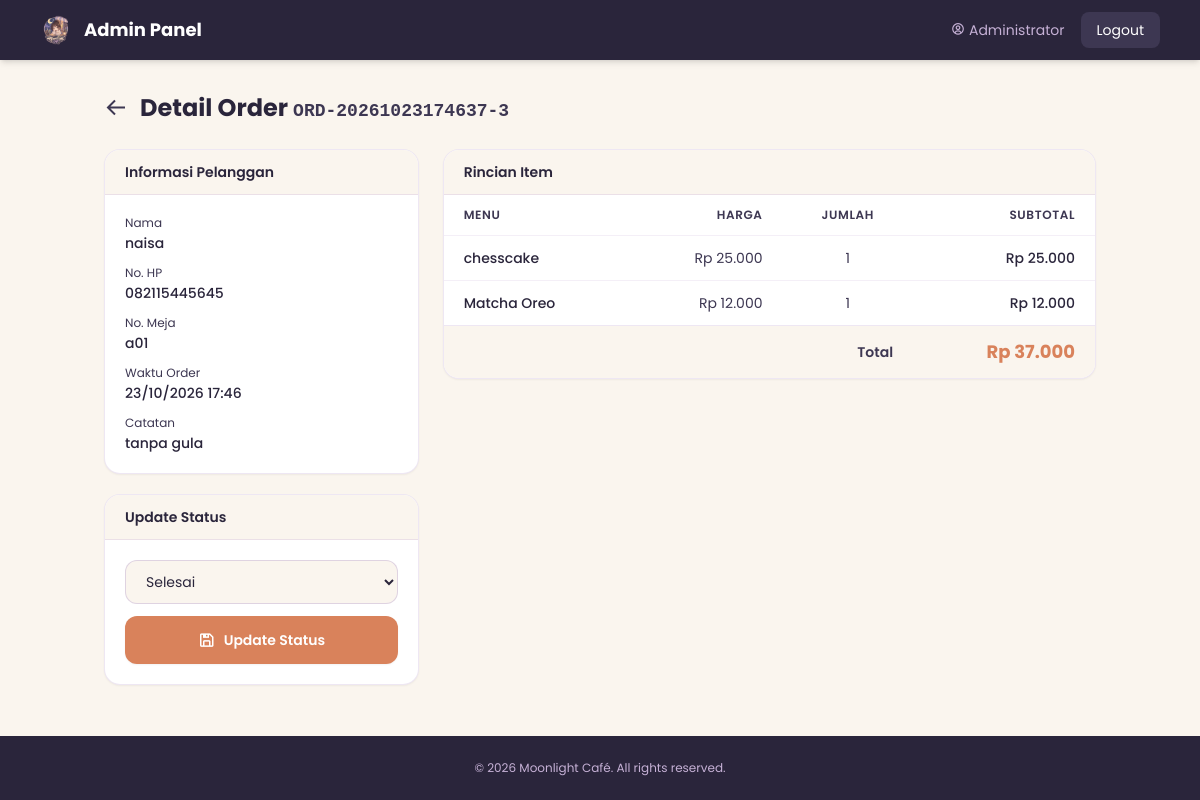
The page /admin/order_detail.php?id=1 (signed in) on the database its author committed.
### tables this page shows
CREATE TABLE `orders` (
  `id` int(11) NOT NULL,
  `kode_order` varchar(20) NOT NULL,
  `pelanggan_id` int(11) NOT NULL,
  `no_meja` varchar(10) NOT NULL,
  `total_harga` decimal(12,2) NOT NULL,
  `status` enum('pending','diproses','selesai','dibatalkan') DEFAULT 'pending',
  `catatan` text DEFAULT NULL,
  `waktu_order` datetime DEFAULT current_timestamp()
);

CREATE TABLE `pelanggan` (
  `id` int(11) NOT NULL,
  `nama` varchar(100) NOT NULL,
  `no_meja` varchar(10) NOT NULL,
  `no_hp` varchar(20) DEFAULT NULL,
  `waktu_datang` datetime DEFAULT current_timestamp()
);

CREATE TABLE `order_detail` (
  `id` int(11) NOT NULL,
  `order_id` int(11) NOT NULL,
  `menu_id` int(11) NOT NULL,
  `nama_menu` varchar(100) NOT NULL,
  `harga` decimal(10,2) NOT NULL,
  `jumlah` int(11) NOT NULL,
  `subtotal` decimal(12,2) NOT NULL
);

### config/koneksi.php (called while the page is built, shortened)
<?php
function rupiah($angka) {
    return "Rp " . number_format($angka, 0, ',', '.');
}
$base_url = "http://localhost/taking_order_canai/";
?>

### admin/order_detail.php (the view, shortened to what this page needs)
<?php
require_once '../config/koneksi.php';
$id = (int)$_GET['id'];
include '../includes/header.php';
$q = mysqli_query($koneksi, "SELECT o.*, p.nama, p.no_hp FROM orders o
                             JOIN pelanggan p ON o.pelanggan_id = p.id
                             WHERE o.id = $id");
$o = mysqli_fetch_assoc($q);
$qd = mysqli_query($koneksi, "SELECT * FROM order_detail WHERE order_id = $id");
?>
<nav class="bg-midnight text-white shadow-md">
    <div class="container mx-auto px-4 py-3 flex justify-between items-center max-w-6xl">
        <a class="text-lg font-bold flex items-center gap-3" href="<?= $base_url; ?>admin/dashboard.php">
            <img src="<?= $base_url; ?>assets/logo-brand.png" alt="Logo" class="h-8 w-auto object-contain">
            <span class="hidden sm:block">Admin Panel</span>
        </a>
        <div class="flex items-center gap-4">
            <span class="text-sm text-lavender hidden md:inline"><i class='bx bx-user-circle mr-1'></i><?= htmlspecialchars($_SESSION['admin_nama']); ?></span>
            <a href="logout.php" class="text-sm bg-slate hover:bg-wood px-4 py-2 rounded-lg transition">Logout</a>
        </div>
    </div>
</nav>
<div class="container mx-auto px-4 py-8 max-w-5xl flex-grow">
    <div class="mb-6 flex items-center gap-3">
        <a href="order.php" class="text-slate hover:text-midnight transition"><i class='bx bx-arrow-back text-2xl'></i></a>
        <h1 class="text-2xl font-bold text-midnight">Detail Order <span class="text-slate font-mono text-lg"><?= $o['kode_order']; ?></span></h1>
    </div>
    <div class="grid grid-cols-1 md:grid-cols-3 gap-6">
        <div class="md:col-span-1 space-y-5">
            <div class="bg-white rounded-2xl shadow-sm border border-lavender/30 overflow-hidden">
                <div class="bg-cream px-5 py-3 border-b border-lavender/30">
                    <h2 class="font-semibold text-midnight text-sm">Informasi Pelanggan</h2>
                </div>
                <div class="p-5 space-y-3 text-sm">
                    <div>
                        <span class="block text-xs text-slate mb-0.5">Nama</span>
                        <span class="font-medium text-midnight"><?= htmlspecialchars($o['nama']); ?></span>
                    </div>
                    <div>
                        <span class="block text-xs text-slate mb-0.5">No. HP</span>
                        <span class="font-medium text-midnight"><?= htmlspecialchars($o['no_hp'] ?: '-'); ?></span>
                    </div>
                    <div>
                        <span class="block text-xs text-slate mb-0.5">No. Meja</span>
                        <span class="font-medium text-midnight"><?= htmlspecialchars($o['no_meja']); ?></span>
                    </div>
                    <div>
                        <span class="block text-xs text-slate mb-0.5">Waktu Order</span>
                        <span class="font-medium text-midnight"><?= date('d/m/Y H:i', strtotime($o['waktu_order'])); ?></span>
                    </div>
                    <div>
                        <span class="block text-xs text-slate mb-0.5">Catatan</span>
                        <span class="font-medium text-midnight"><?= htmlspecialchars($o['catatan'] ?: '-'); ?></span>
                    </div>
                </div>
            </div>
            <div class="bg-white rounded-2xl shadow-sm border border-lavender/30 overflow-hidden">
                <div class="bg-cream px-5 py-3 border-b border-lavender/30">
                    <h2 class="font-semibold text-midnight text-sm">Update Status</h2>
                </div>
                <div class="p-5">
                    <form method="POST">
                        <select name="status" class="w-full px-4 py-2.5 bg-cream border border-lavender/50 rounded-xl focus:ring-2 focus:ring-amber focus:outline-none text-sm mb-3">
                            <option value="selesai" <?= $o['status']=='selesai'?'selected':''; ?>>Selesai</option>
                        </select>
                        <button class="w-full bg-amber hover:bg-wood text-white font-semibold py-2.5 rounded-xl shadow-sm transition flex items-center justify-center gap-2 text-sm">
                            <i class='bx bx-save text-lg'></i> Update Status
                        </button>
                    </form>
                </div>
            </div>
        </div>
        <div class="md:col-span-2">
            <div class="bg-white rounded-2xl shadow-sm border border-lavender/30 overflow-hidden">
                <div class="bg-cream px-5 py-3 border-b border-lavender/30">
                    <h2 class="font-semibold text-midnight text-sm">Rincian Item</h2>
                </div>
                <div class="overflow-x-auto">
                    <table class="w-full text-sm text-left">
                        <thead class="bg-white text-slate uppercase text-xs tracking-wider border-b border-lavender/20">
                            <tr>
                                <th class="px-5 py-3 font-semibold">Menu</th>
                                <th class="px-5 py-3 font-semibold text-right">Harga</th>
                                <th class="px-5 py-3 font-semibold text-center">Jumlah</th>
                                <th class="px-5 py-3 font-semibold text-right">Subtotal</th>
                            </tr>
                        </thead>
                        <tbody class="divide-y divide-lavender/20">
                            <?php while ($d = mysqli_fetch_assoc($qd)): ?>
                            <tr>
                                <td class="px-5 py-3 font-medium text-midnight"><?= htmlspecialchars($d['nama_menu']); ?></td>
                                <td class="px-5 py-3 text-right text-slate"><?= rupiah($d['harga']); ?></td>
                                <td class="px-5 py-3 text-center text-slate"><?= $d['jumlah']; ?></td>
                                <td class="px-5 py-3 text-right text-midnight font-medium"><?= rupiah($d['subtotal']); ?></td>
                            </tr>
                            <?php endwhile; ?>
                        </tbody>
                        <tfoot class="bg-cream border-t border-lavender/30">
                            <tr>
                                <th colspan="3" class="px-5 py-3 text-right text-slate font-semibold">Total</th>
                                <th class="px-5 py-3 text-right text-lg font-bold text-amber"><?= rupiah($o['total_harga']); ?></th>
                            </tr>
                        </tfoot>
                    </table>
                </div>
            </div>
        </div>
    </div>
</div>
<?php include '../includes/footer.php'; ?>

### includes/header.php (style rules this page uses)
body { background-color: #FAF5EE; color: #2A253B; }

### rows shown on the page
orders: kode_order "ORD-20261023174637-3", pelanggan.nama "naisa", pelanggan.no_hp "082115445645", no_meja "a01", waktu_order "23/10/2026 17:46", catatan "tanpa gula", status "Selesai", total_harga "Rp 37.000"
order_detail: nama_menu "chesscake", harga "Rp 25.000", jumlah "1", subtotal "Rp 25.000"
order_detail: nama_menu "Matcha Oreo", harga "Rp 12.000", jumlah "1", subtotal "Rp 12.000"

### other values the page prints
$_SESSION['admin_nama'] "Administrator"
